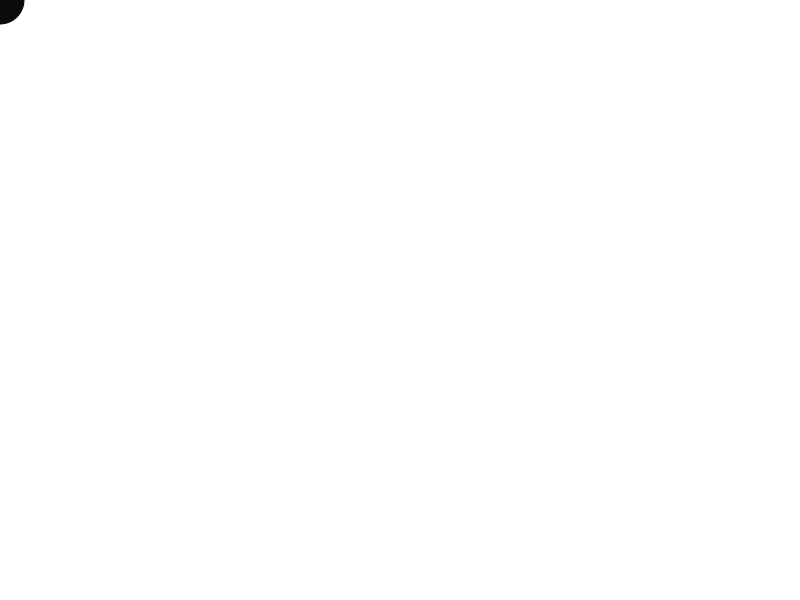
Frame 1 (no input)
Frame 60 (the mouse pressed at the canvas centre just before this capture): identical to frame 1, image omitted
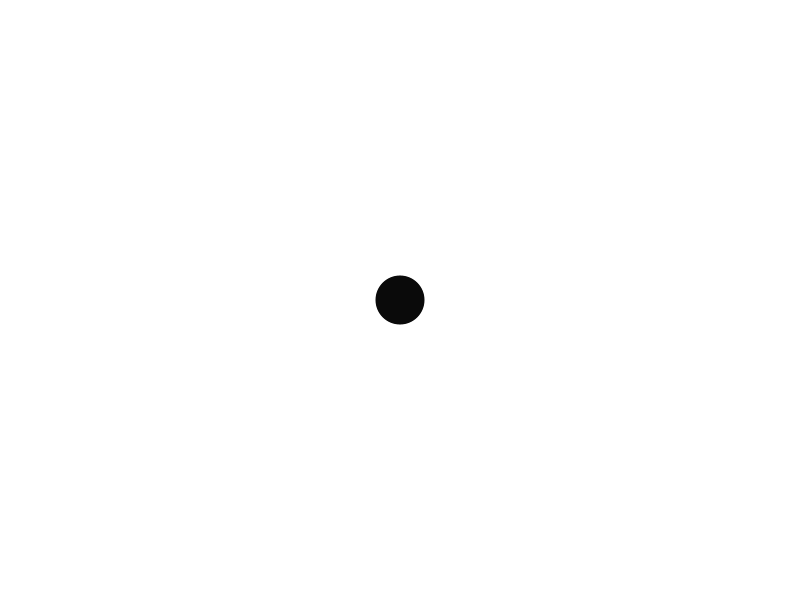
Frame 120 (the mouse held since frame 60 and released just before this capture)

The Processing sketch that drew these frames (run headless with seeded random() and noise(); from frame 60 on, the mouse is pressed at the canvas centre):

// Processing sketch: mouseSnake
// ── mouseSnake.pde
Snake2 s;

void setup() {
  size(800, 600);
  
  s = new Snake2();
}

void draw() {
  background(255);
  s.update();
  s.display();
}

// ── Point.pde
class Point {
  int x, y;

  Point(int newX, int newY) {
    x = newX;
    y = newY;
  }
}

// ── Snake.pde
class Snake {
  //properties
  int[] xpos;
  int[] ypos;

  //constructor
  Snake() {
    xpos = new int[50];
    ypos = new int[50];
    for (int i = 0; i < xpos.length; i++) {
      xpos[i] = 0;
      ypos[i] = 0;//can set both since we need them all to be set to zero
    }
  }
  //methods
  void update() {
    //shift the old positions one left to make room for current pos
    //we are drawing the array tail to head
    //first position [0] is the end ofthe tail and the head is the last item in the array
    for (int i = 0; i < xpos.length - 1; i++) {
      xpos[i] = xpos[i+1];
      ypos[i] = ypos[i+1];
    }

    //capture the new location
    xpos[xpos.length-1] = mouseX;
    ypos[xpos.length-1] = mouseY;
  }
  void display() {
    //display the snake
    for (int i = 0; i<xpos.length; i++) {
      noStroke();
      fill(255 - i*5);
      ellipse(xpos[i], ypos[i], i, i);
    }
  }
}

// ── Snake2.pde
class Snake2 {
  //properties
  Point[] points;

  //constructor
  Snake2() {
     points = new Point[50];
    for (int i = 0; i < points.length; i++) {
     points[i] = new Point(0,0); 
    }
  }
  
  //methods
  void update() {
    for (int i = 0; i < points.length - 1; i++) {
      points[i] = points[i+1];
    }

    //capture the new location
    points[points.length-1] = new Point(mouseX, mouseY);
  }
  void display() {
    //display the snake
    for (int i = 0; i<points.length; i++) {
      noStroke();
      fill(255 - i*5);
      ellipse(points[i].x, points[i].y, i, i);
    }
  }
}
